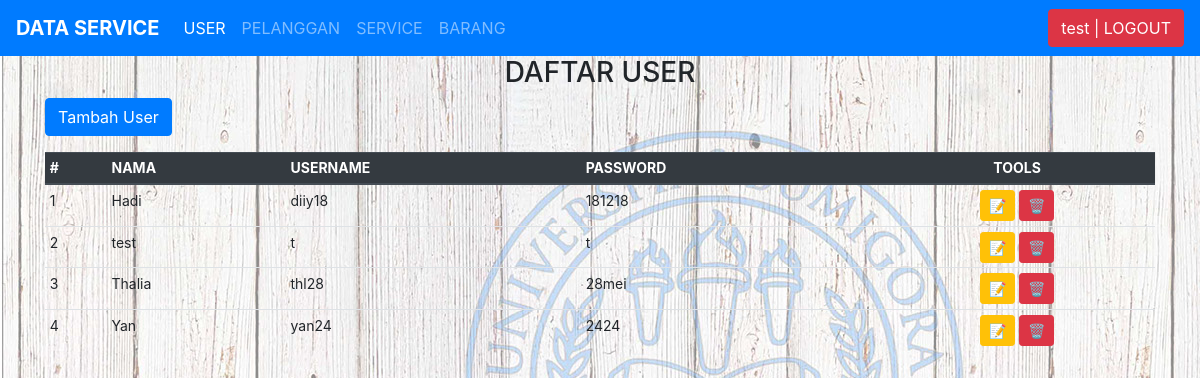
/user.php (signed in), run on the app's committed database.
### tables this page shows
CREATE TABLE `tbl_user` (
  `username` varchar(255) NOT NULL,
  `nama` varchar(255) DEFAULT NULL,
  `password` varchar(255) DEFAULT NULL
);

### user.php (the view, shortened to what this page needs)
<?php
if (!$_SESSION ['user_login']) {
  echo "<script> alert('Silahkan Login Dahulu!')
  document.location = 'index.php'
  </script>";
}else{
  ?>
<!DOCTYPE html>
<html lang="en">
<head>
  <link rel="stylesheet" href="css/bootstrap.css">
  <link rel="stylesheet" href="css/bootstrap.min.css">
</head>
<body background="gambar/8.jpg">
  <nav class="navbar navbar-expand-lg navbar-dark bg-primary">
    <a class="navbar-brand font-weight-bold" href="home.html">DATA SERVICE</a>
    <div class="collapse navbar-collapse" id="navbarSupportedContent">
      <ul class="navbar-nav mr-auto navbar-right">
        <li class="nav-item active ">
          <a class="nav-link" href="user.php">USER</a>
        </li>
        <li class="nav-item">
          <a class="nav-link" href="daftar_pelanggan.php">PELANGGAN</a>
        </li>
        <li class="nav-item">
          <a class="nav-link" href="daftar_service.php">SERVICE</a>
        </li>
        <li class="nav-item">
          <a class="nav-link" href="barang.php">BARANG</a>
        </li>
      </ul>
      <ul class="nav navbar-nav navbar-right">
        <a href="Logout.php" type="button" class="btn btn-danger" onclick="return confirm('CONFIRM LOGOUT')"><?php echo $_SESSION['nama'] ?> | LOGOUT</a>
      </ul>
  </div>
</nav>
<div class="container">
  <h3 style="text-align: center;">DAFTAR USER</h3>
  <div class="table-responsive">
    <div class="input-group mb-3">
      <a href="#" style="float: right;" class="btn btn-primary" data-toggle="modal" data-target="#myModal">Tambah User</a>
    </div>
    <table class="table table-sm table-hover" style="font-size: 14px">
      <thead class="thead-dark">
        <tr>
          <th scope="col">#</th>
          <th scope="col">NAMA</th>
          <th scope="col">USERNAME</th>
          <th scope="col">PASSWORD</th>
          <th scope="col" style="text-align: center;">TOOLS</th>
        </tr>
      </thead>
      <tbody>
        <?php
        include "koneksi.php";
        $tampil = "SELECT * FROM tbl_user";
        $user = mysqli_query ($conn, $tampil);
        $no = 1;
        foreach($user as $pengguna){
          ?>
          <tr>
            <td><?php echo $no ?></td>
            <td><?php echo $pengguna['nama'];?></td>
            <td><?php echo $pengguna['username'];?></td>
            <td><?php echo $pengguna['password'];?></td>
            <td align="center">
              <a href="proses_ubah_user.php?usr=<?php echo $pengguna['username'];?>" type="button" class="btn btn-warning btn-sm"  data-toggle="modal" data-target="#modaledit<?php echo $pengguna['username'];?>">📝</a>
              <a href = "hapus_user.php?usr=<?php echo $pengguna['username'];?>" type="button" onclick="return confirm('Are You Sure to Delete ?');" class="btn btn-danger btn-sm">🗑️</a>
            </div>
          </td>
        </tr>
        <?php
        $no++;
      }
      ?>
</body>
</html>
<?php
}
?>

### data on the page
tbl_user: nama "Hadi", username "diiy18", password "181218"
tbl_user: nama "test", username "t", password "t"
tbl_user: nama "Thalia", username "thl28", password "28mei"
tbl_user: nama "Yan", username "yan24", password "2424"

### other printed values
$_SESSION['nama'] "test"
